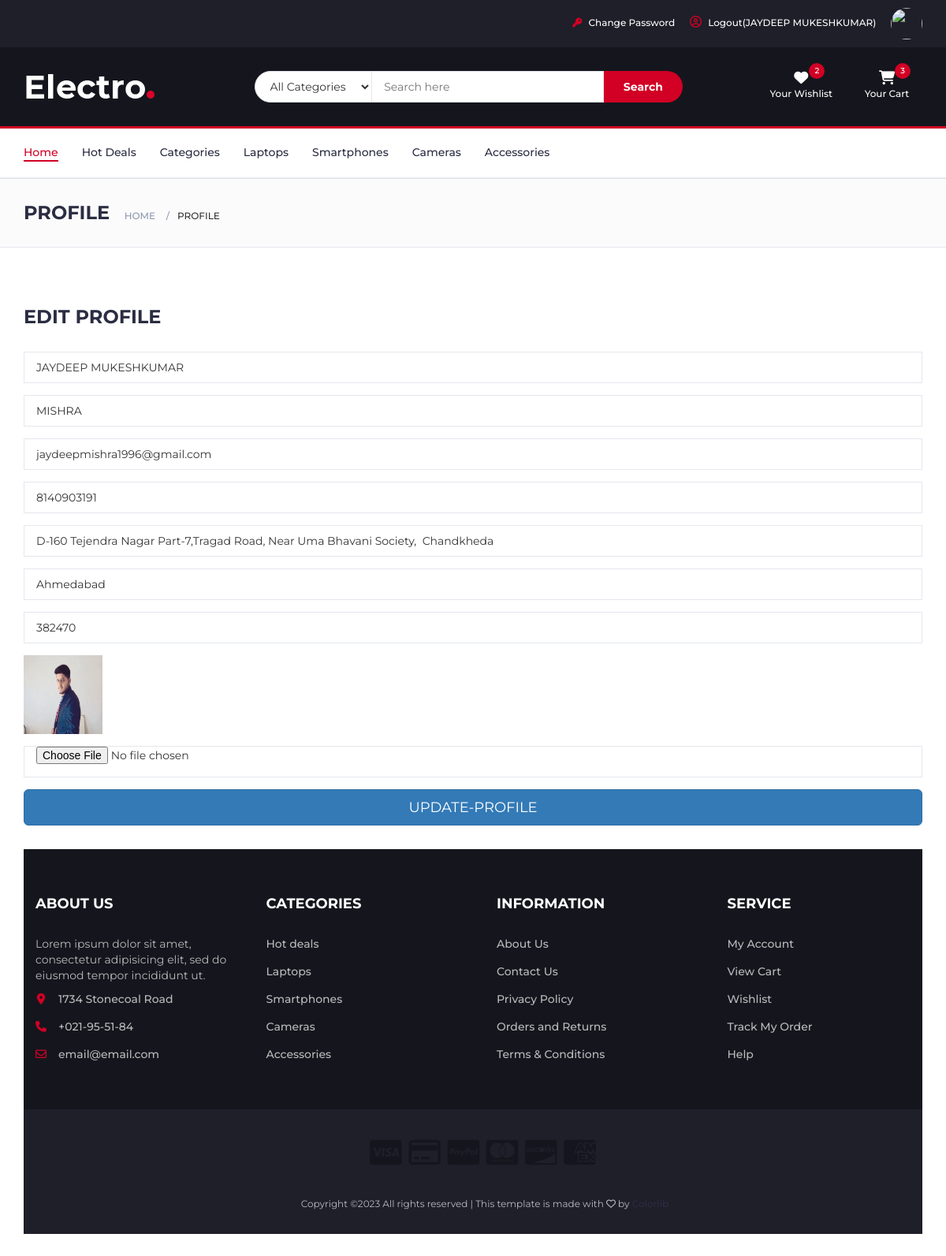
/profile/ (signed in), run on an earlier commit of the app's database.
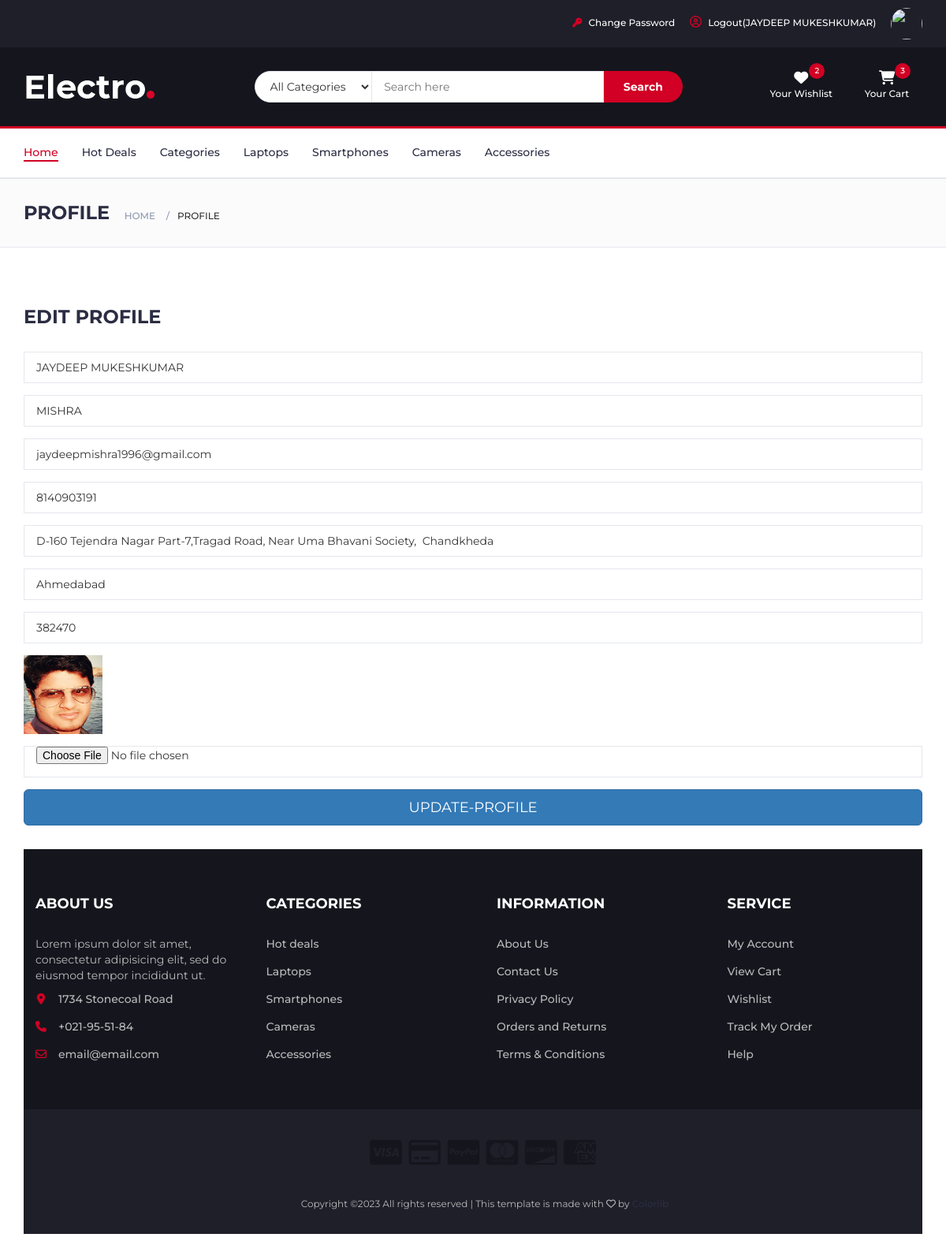
And on a later commit of the database.
### myapp/models.py (models this page shows, shortened)
class User(models.Model):
	fname=models.CharField(max_length=100)
	lname=models.CharField(max_length=100)
	email=models.EmailField()
	mobile=models.PositiveIntegerField()
	address=models.TextField()
	city=models.CharField(max_length=100)
	zipcode=models.PositiveIntegerField()
	password=models.CharField(max_length=100)
	profile_pic=models.ImageField(upload_to="profile_pic/",default="")
	usertype=models.CharField(max_length=100, default="buyer")

### myapp/views.py (the view)
# urls.py: path('profile/',views.profile,name='profile'),
def profile(request):
	user=User.objects.get(email=request.session['email'])
	if request.method=="POST":
		user.fname=request.POST['fname']
		user.lname=request.POST['lname']
		user.mobile=request.POST['mobile']
		user.address=request.POST['address']
		user.city=request.POST['city']
		user.zipcode=request.POST['zipcode']
		try:
			user.profile_pic=request.FILES['profile_pic']
		except:
			pass
		user.save()
		msg="Profile Updated successfully"
		request.session['profile_pic']=user.profile_pic.url
		return render(request,'profile.html',{'user':user,'msg':msg})
	else:
		return render(request,'profile.html',{'user':user})

### myapp/templates/profile.html (shortened to what this page needs)
{% extends 'header.html' %}
{% load static %}
{% block content %}
<!DOCTYPE html>
<html lang="en">
	<head>
    </head>
	<body>
		<div id="breadcrumb" class="section">
			<div class="container">
				<div class="row">
					<div class="col-md-12">
						<h3 class="breadcrumb-header">Profile</h3>
						<ul class="breadcrumb-tree">
							<li><a href="/">Home</a></li>
							<li class="active">Profile</li>
						</ul>
					</div>
				</div>
			</div>
		</div>
		<div class="section">
			<div class="container">
				<div class="row">
					<div class="col-md-12">
						<div class="billing-details">
							<div class="section-title">
								<h3 class="title">Edit Profile</h3>
							</div>
							<form name="profile" method="post" action="{% url 'profile' %}" enctype="multipart/form-data">
								<div class="form-group">
									<input class="input" type="text" name="fname" value="{{user.fname}}">
								</div>
								<div class="form-group">
									<input class="input" type="text" name="lname" value="{{user.lname}}">
								</div>
								<div class="form-group">
									<input class="input" type="email" name="email" value="{{user.email}}" readonly>
								</div>
								<div class="form-group">
									<input class="input" type="mobile" name="mobile" value="{{user.mobile}}">
								</div>
								<div class="form-group">
									<input class="input" type="text" name="address" placeholder="Address" value="{{user.address}}">
								</div>
								<div class="form-group">
									<input class="input" type="text" name="city" placeholder="City" value="{{user.city}}">
								</div>
								<div class="form-group">
									<input class="input" type="number" name="zipcode" placeholder="ZIP Code" value="{{user.zipcode}}">
								</div>
								<div class="form-group">
									<img src="{{user.profile_pic.url}}" width="100px" height="100px">
								</div>
								<div class="form-group">
									<input class="input" type="file" name="profile_pic">
								</div>
								<div class="form-group">
									<input type="submit" value="UPDATE-PROFILE" class="btn btn-primary btn-lg btn-block">
								</div>
							</form>
						</div>
	</body>
</html>
{% endblock %}

### myapp/templates/header.html (shortened to what this page needs)
{% load static %}
<!DOCTYPE html>
<html lang="en">
	<head>
		<link type="text/css" rel="stylesheet" href="{% static 'css/bootstrap.min.css' %}"/>
		<link type="text/css" rel="stylesheet" href="{% static 'css/slick.css' %}"/>
		<link type="text/css" rel="stylesheet" href="{% static 'css/slick-theme.css' %}"/>
		<link type="text/css" rel="stylesheet" href="{% static 'css/nouislider.min.css' %}"/>
		<link rel="stylesheet" href="{% static 'css/font-awesome.min.css' %}">
		<link type="text/css" rel="stylesheet" href="{% static 'css/style.css' %}"/>
    </head>
	<body>
		<header>
			<div id="top-header">
				<div class="container">
					<ul class="header-links pull-right">
						{% if request.session.email %}
							<li><a href="{% url 'change-password' %}"><i style='font-size:15px, ' class='fa fa-key'></i> Change Password</a></li>
							<li><a href="{% url 'logout' %}"><i style='font-size:15px' class='far'>&#xf2bd;</i> Logout({{request.session.fname}})</a></li>
							<li> <a href="{% url 'profile' %}"><img src="{{request.session.profile_pic}}" width="40px" height="40px" style="border-radius: 50%;"> </a></li>
						{% else %}
							<li><a href="{% url 'signup' %}"><i style='font-size:15px' class='far'>&#xf2bd;</i> Sign Up</a></li>
							<li><a href="{% url 'login' %}"><i style='font-size:15px' class='far'>&#xf2bd;</i> Login</a></li>
						{% endif %}
					</ul>
				</div>
			</div>
			<div id="header">
				<div class="container">
					<div class="row">
						<div class="col-md-3">
							<div class="header-logo">
								<a href="/" class="logo">
									<img src="{% static './img/logo.png' %}" alt="">
								</a>
							</div>
						</div>
						<div class="col-md-6">
							<div class="header-search">
								<form>
									<select class="input-select">
										<option value="0">All Categories</option>
									</select>
									<input class="input" placeholder="Search here">
									<button class="search-btn">Search</button>
								</form>
							</div>
						</div>
						<div class="col-md-3 clearfix">
							<div class="header-ctn">
								<div>
									<a href="#">
										<i class="fa fa-heart"></i>
										<span>Your Wishlist</span>
										<div class="qty">2</div>
									</a>
								</div>
								<div class="dropdown">
									<a class="dropdown-toggle" data-toggle="dropdown" aria-expanded="true">
										<i class="fa fa-shopping-cart"></i>
										<span>Your Cart</span>
										<div class="qty">3</div>
									</a>
								</div>
							</div>
						</div>
					</div>
				</div>
			</div>
		</header>
		<nav id="navigation">
			<div class="container">
				<div id="responsive-nav">
					<ul class="main-nav nav navbar-nav">
						<li class="active"><a href="#">Home</a></li>
						<li><a href="#">Hot Deals</a></li>
						<li><a href="#">Categories</a></li>
						<li><a href="#">Laptops</a></li>
						<li><a href="#">Smartphones</a></li>
						<li><a href="#">Cameras</a></li>
						<li><a href="#">Accessories</a></li>
					</ul>
				</div>
			</div>
		</nav>
		{% block content %}
		{% endblock %}
		<footer id="footer">
			<div class="section">
				<div class="container">
					<div class="row">
						<div class="col-md-3 col-xs-6">
							<div class="footer">
								<h3 class="footer-title">About Us</h3>
								<p>Lorem ipsum dolor sit amet, consectetur adipisicing elit, sed do eiusmod tempor incididunt ut.</p>
								<ul class="footer-links">
									<li><a href="#"><i class="fa fa-map-marker"></i>1734 Stonecoal Road</a></li>
									<li><a href="#"><i class="fa fa-phone"></i>+021-95-51-84</a></li>
									<li><a href="#"><i class="fa fa-envelope-o"></i>email@email.com</a></li>
								</ul>
							</div>
						</div>
						<div class="col-md-3 col-xs-6">
							<div class="footer">
								<h3 class="footer-title">Categories</h3>
								<ul class="footer-links">
									<li><a href="#">Hot deals</a></li>
									<li><a href="#">Laptops</a></li>
									<li><a href="#">Smartphones</a></li>
									<li><a href="#">Cameras</a></li>
									<li><a href="#">Accessories</a></li>
								</ul>
							</div>
						</div>
						<div class="col-md-3 col-xs-6">
							<div class="footer">
								<h3 class="footer-title">Information</h3>
								<ul class="footer-links">
									<li><a href="#">About Us</a></li>
									<li><a href="#">Contact Us</a></li>
									<li><a href="#">Privacy Policy</a></li>
									<li><a href="#">Orders and Returns</a></li>
									<li><a href="#">Terms & Conditions</a></li>
								</ul>
							</div>
						</div>
						<div class="col-md-3 col-xs-6">
							<div class="footer">
								<h3 class="footer-title">Service</h3>
								<ul class="footer-links">
									<li><a href="#">My Account</a></li>
									<li><a href="#">View Cart</a></li>
									<li><a href="#">Wishlist</a></li>
									<li><a href="#">Track My Order</a></li>
									<li><a href="#">Help</a></li>
								</ul>
							</div>
						</div>
					</div>
				</div>
			</div>
			<div id="bottom-footer" class="section">
				<div class="container">
					<div class="row">
						<div class="col-md-12 text-center">
							<ul class="footer-payments">
								<li><a href="#"><i class="fa fa-cc-visa"></i></a></li>
								<li><a href="#"><i class="fa fa-credit-card"></i></a></li>
								<li><a href="#"><i class="fa fa-cc-paypal"></i></a></li>
								<li><a href="#"><i class="fa fa-cc-mastercard"></i></a></li>
								<li><a href="#"><i class="fa fa-cc-discover"></i></a></li>
								<li><a href="#"><i class="fa fa-cc-amex"></i></a></li>
							</ul>
							<span class="copyright">
								Copyright &copy;<script>document.write(new Date().getFullYear());</script> All rights reserved | This template is made with <i class="fa fa-heart-o" aria-hidden="true"></i> by <a href="https://colorlib.com" target="_blank">Colorlib</a>
							</span>
						</div>
					</div>
				</div>
			</div>
		</footer>
	</body>
</html>

### myapp/static/css/style.css (style rules this page uses)
body { font-family: 'Montserrat', sans-serif; font-weight: 400; color: #333; }
h1, h2, h3, h4, h5, h6 { color: #2B2D42; font-weight: 700; margin: 0 0 10px; }
a { color: #2B2D42; font-weight: 500; -webkit-transition: 0.2s color; transition: 0.2s color; }
ul, ol { margin: 0; padding: 0; list-style: none }
.input { height: 40px; padding: 0px 15px; border: 1px solid #E4E7ED; background-color: #FFF; width: 100%; }
.input-select { padding: 0px 15px; background: #FFF; border: 1px solid #E4E7ED; height: 40px; }
.section { padding-top: 30px; padding-bottom: 30px; }
.section-title { position: relative; margin-bottom: 30px; margin-top: 15px; }
.section-title .title { display: inline-block; text-transform: uppercase; margin: 0px; }
#breadcrumb { padding: 30px 0px; background: #FBFBFC; border-bottom: 1px solid #E4E7ED; margin-bottom: 30px; }
#breadcrumb .breadcrumb-header { display: inline-block; margin-top: 0px; margin-bottom: 0px; margin-right: 15px; text-transform: uppercase; }
#breadcrumb .breadcrumb-tree { display: inline-block; }
#breadcrumb .breadcrumb-tree li { display: inline-block; font-size: 12px; font-weight: 500; text-transform: uppercase; }
#breadcrumb .breadcrumb-tree li+li { margin-left: 10px; }
#breadcrumb .breadcrumb-tree li+li:before { content: '/'; display: inline-block; color: #8D99AE; margin-right: 10px; }
#breadcrumb .breadcrumb-tree li a { color: #8D99AE; }
#top-header { padding-top: 10px; padding-bottom: 10px; background-color: #1E1F29; }
.header-links li { display: inline-block; margin-right: 15px; font-size: 12px; }
.header-links li:last-child { margin-right: 0px; }
.header-links li a { color: #FFF; }
.header-links li i { color: #D10024; margin-right: 5px; }
#header { padding-top: 15px; padding-bottom: 15px; background-color: #15161D; }
.header-logo { float: left; }
.header-logo .logo img { display: block; }
.header-search { padding: 15px 0px; }
.header-search form { position: relative; }
.header-search form .input-select { margin-right: -4px; border-radius: 40px 0px 0px 40px; }
.header-search form .input { width: calc(100% - 260px); margin-right: -4px; }
.header-search form .search-btn { height: 40px; width: 100px; background: #D10024; color: #FFF; font-weight: 700; border: none; border-radius: 0px 40px 40px 0px; }
.header-ctn { float: right; padding: 15px 0px; }
.header-ctn>div { display: inline-block; }
.header-ctn>div+div { margin-left: 15px; }
.header-ctn>div>a { display: block; position: relative; width: 90px; text-align: center; color: #FFF; }
.header-ctn>div>a>i { display: block; font-size: 18px; }
.header-ctn>div>a>span { font-size: 12px; }
.header-ctn>div>a>.qty { position: absolute; right: 15px; top: -10px; width: 20px; height: 20px; line-height: 20px; text-align: center; border-radius: 50%; font-size: 10px; color: #FFF; background-color: #D10024; }
#navigation { background: #FFF; border-bottom: 2px solid #E4E7ED; border-top: 3px solid #D10024; }
.main-nav>li+li { margin-left: 30px }
.main-nav>li>a { padding: 20px 0px; }
.main-nav>li>a:hover, .main-nav>li>a:focus, .main-nav>li.active>a { color: #D10024; background-color: transparent; }
.main-nav>li>a:after { content: ""; display: block; width: 0%; height: 2px; background-color: #D10024; -webkit-transition: 0.2s all; transition: 0.2s all; }
.main-nav>li>a:hover:after, .main-nav>li>a:focus:after, .main-nav>li.active>a:after { width: 100%; }
.billing-details { margin-bottom: 30px; }
#footer { background: #15161D; color: #B9BABC; }
#bottom-footer { background: #1E1F29; }
.footer { margin: 30px 0px; }
.footer .footer-title { color: #FFF; text-transform: uppercase; font-size: 18px; margin: 0px 0px 30px; }
.footer-links li+li { margin-top: 15px; }
.footer-links li a { color: #B9BABC; }
.footer-links li i { margin-right: 15px; color: #D10024; width: 14px; text-align: center; }
.copyright { margin-top: 30px; display: block; font-size: 12px; }
.footer-payments li { display: inline-block; margin-right: 5px; }
.footer-payments li a { color: #15161D; font-size: 36px; display: block; }

What changed in the data, as far as the page shows it:
changed User "JAYDEEP MUKESHKUMAR": profile_pic: a different picture
